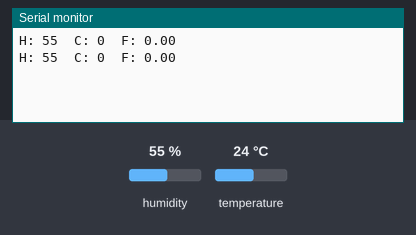
The sketch below on a simulated ESP8266 (NodeMCU). Parts: the last lines printed to the serial monitor. The inputs (shaded band) are chosen by the test bench; at power-on: humidity 55 %, temperature 24 °C.

Above: at 2.3 s.
2.4 s: humidity set to 22 %
At 4.3 s:
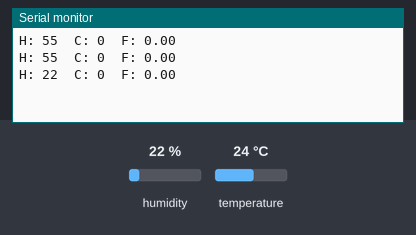
4.5 s: humidity set to 40 %
At 6.3 s:
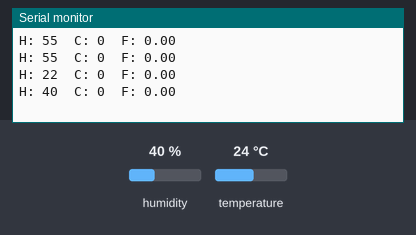
Timing chart, 0 to 7.8 s (numbered marks = the images above; inputs shaded):
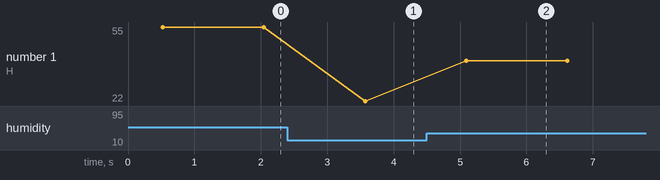

Measured:
- after the input at 2.4 s, the serial monitor: prints a new line after 1.2 s (image 1)
- after the input at 4.5 s, the serial monitor: prints a new line after 0.59 s (image 2)
- plotted number 1: 55 → 22 after the input at 2.4 s, 22 → 40 after the input at 4.5 s

The sketch:

TempSensorDHT11.ino
```cpp
#include <EduIntro.h>

DHT11 dht11(D7);  // creating the object sensor on pin 'D7'

int C;   // temperature C readings are integers
float F; // temperature F readings are returned in float format
int H;   // humidity readings are integers

void setup()
{
  // initialize serial communications at 9600 bps
  Serial.begin(9600);
}

void loop()
{
  dht11.update();

  C = dht11.readCelsius();     	// Reading the temperature in Celsius degrees and store in the C variable
  F = dht11.readFahrenheit();  	// Reading the temperature in Fahrenheit degrees and store in the F variable
  H = dht11.readHumidity();     // Reading the humidity index

  // Print the collected data in a row on the Serial Monitor
  Serial.print("H: ");
  Serial.print(H);
  Serial.print("\tC: ");
  Serial.print(C);
  Serial.print("\tF: ");
  Serial.println(F);

  delay(1000);                // Wait one second before get another temperature reading
}
```
